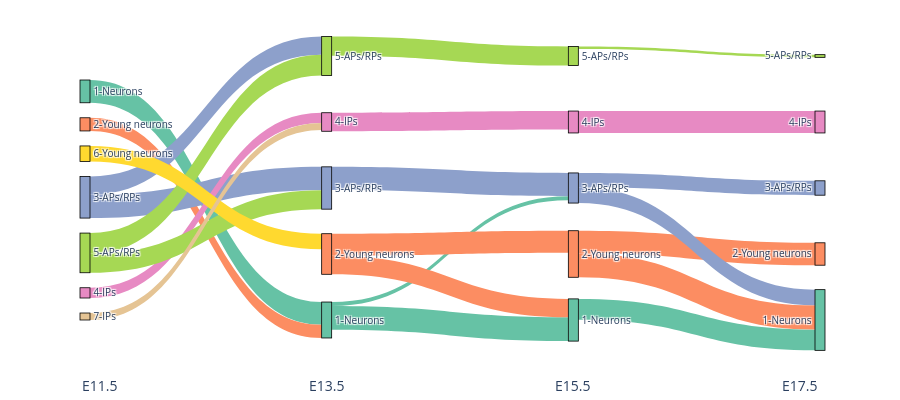

The cell this chart's notebook holds for it:
### Code cell
# Sankey trajectory (needs kaleido for the PDF export; inline figure shown regardless)
obj.plot_trajectory()

### Figure 1 — Plotly figure (JSON) as saved in the notebook; plotly's stock layout.template omitted (floating-point values rounded to 4 significant figures)
{"data": [{"arrangement": "fixed", "link": {"color": ["rgb(102,194,165)", "rgb(252,141,98)", "rgb(141,160,203)", "rgb(141,160,203)", "rgb(231,138,195)", "rgb(166,216,84)", "rgb(166,216,84)", "rgb(255,217,47)", "rgb(229,196,148)", "rgb(102,194,165)", "rgb(102,194,165)", "rgb(252,141,98)", "rgb(252,141,98)", "rgb(141,160,203)", "rgb(231,138,195)", "rgb(166,216,84)", "rgb(102,194,165)", "rgb(252,141,98)", "rgb(252,141,98)", "rgb(141,160,203)", "rgb(141,160,203)", "rgb(231,138,195)", "rgb(166,216,84)"], "source": [0, 1, 2, 2, 3, 4, 4, 5, 6, 7, 7, 8, 8, 9, 10, 11, 12, 13, 13, 14, 14, 15, 16], "target": [7, 7, 9, 11, 10, 9, 11, 8, 10, 12, 14, 12, 13, 14, 15, 16, 17, 17, 18, 17, 19, 20, 21], "value": [446, 258, 458, 358, 201, 371, 406, 303, 137, 465, 80, 362, 433, 456, 363, 376, 408, 473, 439, 308, 282, 429, 53]}, "node": {"color": ["rgb(102,194,165)", "rgb(252,141,98)", "rgb(141,160,203)", "rgb(231,138,195)", "rgb(166,216,84)", "rgb(255,217,47)", "rgb(229,196,148)", "rgb(102,194,165)", "rgb(252,141,98)", "rgb(141,160,203)", "rgb(231,138,195)", "rgb(166,216,84)", "rgb(102,194,165)", "rgb(252,141,98)", "rgb(141,160,203)", "rgb(231,138,195)", "rgb(166,216,84)", "rgb(102,194,165)", "rgb(252,141,98)", "rgb(141,160,203)", "rgb(231,138,195)", "rgb(166,216,84)"], "label": ["1-Neurons", "2-Young neurons", "3-APs/RPs", "4-IPs", "5-APs/RPs", "6-Young neurons", "7-IPs", "1-Neurons", "2-Young neurons", "3-APs/RPs", "4-IPs", "5-APs/RPs", "1-Neurons", "2-Young neurons", "3-APs/RPs", "4-IPs", "5-APs/RPs", "1-Neurons", "2-Young neurons", "3-APs/RPs", "4-IPs", "5-APs/RPs"], "line": {"color": "black", "width": 0.8}, "pad": 15, "thickness": 10, "x": [0, 0, 0, 0, 0, 0, 0, 0.3333, 0.3333, 0.3333, 0.3333, 0.3333, 0.6667, 0.6667, 0.6667, 0.6667, 0.6667, 1, 1, 1, 1, 1], "y": [1, 0.8167, 0.6333, 0.45, 0.2667, 0.08333, -0.1, 1, 0.725, 0.45, 0.175, -0.1, 1, 0.725, 0.45, 0.175, -0.1, 1, 0.725, 0.45, 0.175, -0.1]}, "type": "sankey"}], "layout": {"annotations": [{"align": "center", "font": {"size": 14}, "showarrow": false, "text": "E11.5", "x": 0, "xref": "paper", "y": -0.32, "yref": "paper"}, {"align": "center", "font": {"size": 14}, "showarrow": false, "text": "E13.5", "x": 0.3333, "xref": "paper", "y": -0.32, "yref": "paper"}, {"align": "center", "font": {"size": 14}, "showarrow": false, "text": "E15.5", "x": 0.6667, "xref": "paper", "y": -0.32, "yref": "paper"}, {"align": "center", "font": {"size": 14}, "showarrow": false, "text": "E17.5", "x": 1, "xref": "paper", "y": -0.32, "yref": "paper"}], "font": {"size": 10}, "height": 400, "margin": {"b": 80, "l": 80, "r": 80, "t": 80}, "title": {"text": ""}}}
